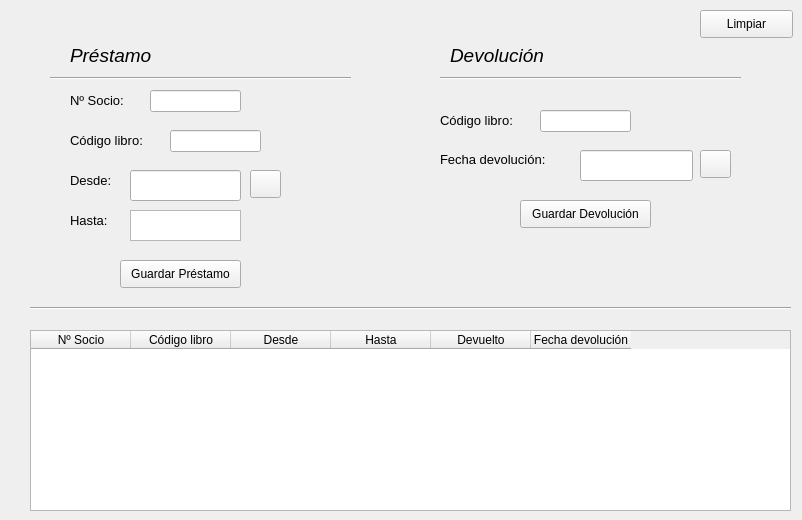
    <widget class="QWidget" name="prestamos">
     <attribute name="title">
      <string>Préstamos/Devoluciones</string>
     </attribute>
     <widget class="QLabel" name="datosDevolucionPrestamo">
      <property name="geometry">
       <rect>
        <x>450</x>
        <y>40</y>
        <width>171</width>
        <height>31</height>
       </rect>
      </property>
      <property name="text">
       <string>&lt;html&gt;&lt;head/&gt;&lt;body&gt;&lt;p&gt;&lt;span style=&quot; font-size:14pt; font-style:italic;&quot;&gt;Devolución&lt;/span&gt;&lt;/p&gt;&lt;/body&gt;&lt;/html&gt;</string>
      </property>
     </widget>
     <widget class="Line" name="line_2">
      <property name="geometry">
       <rect>
        <x>50</x>
        <y>70</y>
        <width>301</width>
        <height>16</height>
       </rect>
      </property>
      <property name="orientation">
       <enum>Qt::Horizontal</enum>
      </property>
     </widget>
     <widget class="QLabel" name="numeroSocioPrestamo">
      <property name="geometry">
       <rect>
        <x>70</x>
        <y>90</y>
        <width>81</width>
        <height>21</height>
       </rect>
      </property>
      <property name="text">
       <string>&lt;html&gt;&lt;head/&gt;&lt;body&gt;&lt;p&gt;&lt;span style=&quot; font-size:10pt;&quot;&gt;Nº Socio:&lt;/span&gt;&lt;/p&gt;&lt;/body&gt;&lt;/html&gt;</string>
      </property>
     </widget>
     <widget class="QLabel" name="codigoLibroPrestamo">
      <property name="geometry">
       <rect>
        <x>70</x>
        <y>130</y>
        <width>101</width>
        <height>21</height>
       </rect>
      </property>
      <property name="text">
       <string>&lt;html&gt;&lt;head/&gt;&lt;body&gt;&lt;p&gt;&lt;span style=&quot; font-size:10pt;&quot;&gt;Código libro:&lt;/span&gt;&lt;/p&gt;&lt;/body&gt;&lt;/html&gt;</string>
      </property>
     </widget>
     <widget class="QLineEdit" name="datoNumeroSocioPrestamo">
      <property name="geometry">
       <rect>
        <x>150</x>
        <y>90</y>
        <width>91</width>
        <height>22</height>
       </rect>
      </property>
     </widget>
     <widget class="QLineEdit" name="datoCodigoLibroPrestamo">
      <property name="geometry">
       <rect>
        <x>170</x>
        <y>130</y>
        <width>91</width>
        <height>22</height>
       </rect>
      </property>
     </widget>
     <widget class="QLabel" name="datosPrestamoPrestamo">
      <property name="geometry">
       <rect>
        <x>70</x>
        <y>40</y>
        <width>171</width>
        <height>31</height>
       </rect>
      </property>
      <property name="text">
       <string>&lt;html&gt;&lt;head/&gt;&lt;body&gt;&lt;p&gt;&lt;span style=&quot; font-size:14pt; font-style:italic;&quot;&gt;Préstamo&lt;/span&gt;&lt;/p&gt;&lt;/body&gt;&lt;/html&gt;</string>
      </property>
     </widget>
     <widget class="Line" name="line_3">
      <property name="geometry">
       <rect>
        <x>440</x>
        <y>70</y>
        <width>301</width>
        <height>16</height>
       </rect>
      </property>
      <property name="orientation">
       <enum>Qt::Horizontal</enum>
      </property>
     </widget>
     <widget class="QLabel" name="fechaDesde">
      <property name="geometry">
       <rect>
        <x>70</x>
        <y>170</y>
        <width>51</width>
        <height>21</height>
       </rect>
      </property>
      <property name="text">
       <string>&lt;html&gt;&lt;head/&gt;&lt;body&gt;&lt;p&gt;&lt;span style=&quot; font-size:10pt;&quot;&gt;Desde:&lt;/span&gt;&lt;/p&gt;&lt;/body&gt;&lt;/html&gt;</string>
      </property>
     </widget>
     <widget class="QLabel" name="fechaHasta">
      <property name="geometry">
       <rect>
        <x>70</x>
        <y>210</y>
        <width>51</width>
        <height>21</height>
       </rect>
      </property>
      <property name="text">
       <string>&lt;html&gt;&lt;head/&gt;&lt;body&gt;&lt;p&gt;&lt;span style=&quot; font-size:10pt;&quot;&gt;Hasta:&lt;/span&gt;&lt;/p&gt;&lt;/body&gt;&lt;/html&gt;</string>
      </property>
     </widget>
     <widget class="QLineEdit" name="lineEditFechaDesde">
      <property name="geometry">
       <rect>
        <x>130</x>
        <y>170</y>
        <width>111</width>
        <height>31</height>
       </rect>
      </property>
     </widget>
     <widget class="QPushButton" name="pushButtonCalendario">
      <property name="geometry">
       <rect>
        <x>250</x>
        <y>170</y>
        <width>31</width>
        <height>28</height>
       </rect>
      </property>
      <property name="icon">
       <iconset resource="calendario.qrc">
        <normaloff>:/calendario/img/calendar-icon.png</normaloff>:/calendario/img/calendar-icon.png</iconset>
      </property>
     </widget>
     <widget class="QTextBrowser" name="textBrowserFechaHasta">
      <property name="geometry">
       <rect>
        <x>130</x>
        <y>210</y>
        <width>111</width>
        <height>31</height>
       </rect>
      </property>
     </widget>
     <widget class="Line" name="line_4">
      <property name="geometry">
       <rect>
        <x>30</x>
        <y>300</y>
        <width>761</width>
        <height>16</height>
       </rect>
      </property>
      <property name="orientation">
       <enum>Qt::Horizontal</enum>
      </property>
     </widget>
     <widget class="QTableWidget" name="tablaPrestamos">
      <property name="geometry">
       <rect>
        <x>30</x>
        <y>330</y>
        <width>761</width>
        <height>181</height>
       </rect>
      </property>
      <column>
       <property name="text">
        <string>Nº Socio</string>
       </property>
      </column>
      <column>
       <property name="text">
        <string>Código libro</string>
       </property>
      </column>
      <column>
       <property name="text">
        <string>Desde</string>
       </property>
      </column>
      <column>
       <property name="text">
        <string>Hasta</string>
       </property>
      </column>
      <column>
       <property name="text">
        <string>Devuelto</string>
       </property>
      </column>
      <column>
       <property name="text">
        <string>Fecha devolución</string>
       </property>
      </column>
     </widget>
     <widget class="QPushButton" name="pushButtonGuardarPrestamo">
      <property name="geometry">
       <rect>
        <x>120</x>
        <y>260</y>
        <width>121</width>
        <height>28</height>
       </rect>
      </property>
      <property name="text">
       <string>Guardar Préstamo</string>
      </property>
     </widget>
     <widget class="QLabel" name="labelFechaDevolucion">
      <property name="geometry">
       <rect>
        <x>440</x>
        <y>150</y>
        <width>131</width>
        <height>20</height>
       </rect>
      </property>
      <property name="text">
       <string>&lt;html&gt;&lt;head/&gt;&lt;body&gt;&lt;p&gt;&lt;span style=&quot; font-size:10pt;&quot;&gt;Fecha devolución:&lt;/span&gt;&lt;/p&gt;&lt;/body&gt;&lt;/html&gt;</string>
      </property>
     </widget>
     <widget class="QLineEdit" name="lineEditFechaDevolucion">
      <property name="geometry">
       <rect>
        <x>580</x>
        <y>150</y>
        <width>113</width>
        <height>31</height>
       </rect>
      </property>
     </widget>
     <widget class="QPushButton" name="pushButtonCalendarioDevolucion">
      <property name="geometry">
       <rect>
        <x>700</x>
        <y>150</y>
        <width>31</width>
        <height>28</height>
       </rect>
      </property>
      <property name="text">
       <string/>
      </property>
      <property name="icon">
       <iconset resource="calendario.qrc">
        <normaloff>:/calendario/img/calendar-icon.png</normaloff>:/calendario/img/calendar-icon.png</iconset>
      </property>
     </widget>
     <widget class="QLabel" name="codigoLibroDevolucion">
      <property name="geometry">
       <rect>
        <x>440</x>
        <y>110</y>
        <width>101</width>
        <height>21</height>
       </rect>
      </property>
      <property name="text">
       <string>&lt;html&gt;&lt;head/&gt;&lt;body&gt;&lt;p&gt;&lt;span style=&quot; font-size:10pt;&quot;&gt;Código libro:&lt;/span&gt;&lt;/p&gt;&lt;/body&gt;&lt;/html&gt;</string>
      </property>
     </widget>
     <widget class="QLineEdit" name="datoCodigoLibroDevolucion">
      <property name="geometry">
       <rect>
        <x>540</x>
        <y>110</y>
        <width>91</width>
        <height>22</height>
       </rect>
      </property>
     </widget>
     <widget class="QPushButton" name="pushButtonGuardarDevolucion">
      <property name="geometry">
       <rect>
        <x>520</x>
        <y>200</y>
        <width>131</width>
        <height>28</height>
       </rect>
      </property>
      <property name="text">
       <string>Guardar Devolución</string>
      </property>
     </widget>
     <widget class="QPushButton" name="pushButtonLimpiarPrestamos">
      <property name="geometry">
       <rect>
        <x>700</x>
        <y>10</y>
        <width>93</width>
        <height>28</height>
       </rect>
      </property>
      <property name="text">
       <string>Limpiar</string>
      </property>
     </widget>
    </widget>
